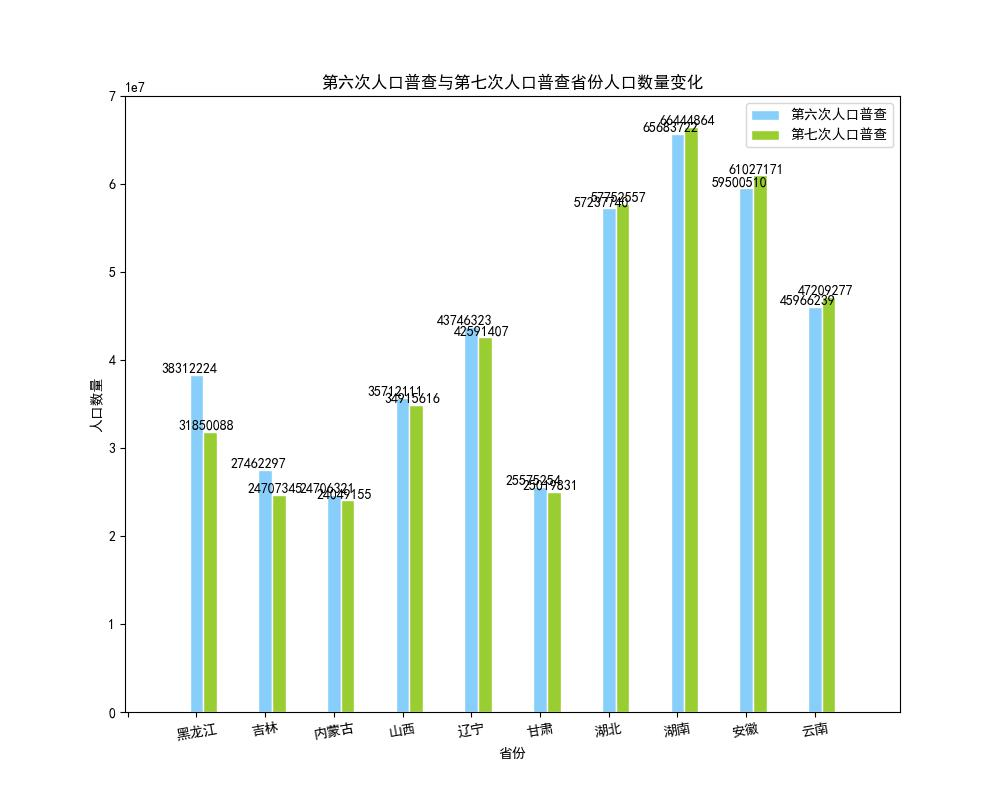

Here is the Python script that generated this plot:
from matplotlib import pyplot as plt
import numpy as np

plt.rcParams['font.sans-serif'] = ['SimHei']
fig = plt.figure(figsize=(10, 8))

n = 10
X = np.arange(n) + 1
Y1 = [38312224, 27462297, 24706321, 35712111, 43746323, 25575254, 57237740, 65683722, 59500510, 45966239]
Y2 = [31850088, 24707345, 24049155, 34915616, 42591407, 25019831, 57752557, 66444864, 61027171, 47209277]
plt.bar(X, Y1, width=0.2, facecolor='lightskyblue', edgecolor='white')
plt.bar(X+0.2, Y2, width=0.2, facecolor='yellowgreen', edgecolor='white')
# 给图加text
for x, y in zip(X, Y1):
    plt.text(x - 0.1, y, '%d' % y, ha='center', va='bottom')
for x, y in zip(X, Y2):
    plt.text(x + 0.15, y + 0.001, '%d' % y, ha='center', va='bottom')

names = ['', '黑龙江', '吉林', '内蒙古', '山西', '辽宁', '甘肃', '湖北', '湖南', '安徽', '云南']
x = range(len(names))
plt.xticks(x, names, rotation=10)
plt.margins(0.1)
plt.legend(('第六次人口普查', '第七次人口普查'))
plt.xlabel(u"省份")  # X轴标签
plt.ylabel("人口数量")  # Y轴标签
plt.title(u"第六次人口普查与第七次人口普查省份人口数量变化")  # 标题
plt.ylim(0, 70000000)
plt.show()
fig.savefig('pic.jpg')